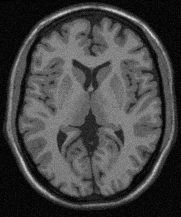
#> input picture Practica/Practica 2/archivos-practica2/ImagenA.pgm, 181 x 217 px
$ python ej_2_c.py ImagenA.pgm A0.pgm
#> lines starting #> are read from the running program, lines starting #| are printed output that depends on the picture; after the words box and inside, x2 and y2 are one past the last pixel; in counts of white or black regions, pixels touching at a corner belong together; long printed decimals are rounded
import cv2
import sys
import numpy as np
import matplotlib.pyplot as plt
import os.path
import scienceplots

plt.style.use(['science', 'notebook', 'grid'])


def read_pgm_file(file_name):

#> called with file_name = 'ImagenA.pgm'
    data_dir = os.path.dirname(os.path.abspath(__file__))

    # Test if file exists
    file_path = os.path.join(data_dir, file_name)
    assert os.path.isfile(file_path), 'file \'{0}\' does not exist'.format(file_path)

    img = cv2.imread(file_name,flags=cv2.IMREAD_GRAYSCALE)
#> img is the input picture: shape (217, 181); min 0, max 219, mean 67.9

    if img is not None:
        print('img.size: ', img.size)
#| img.size:  39277
    else:
        print('imread({0}) -> None'.format(file_path))

    return img


def show_img_hist(im):
    vmin = np.amin(im)
    vmax = np.max(im)
    print("Intensity Min: {}   Max:{}".format(vmin,vmax))

    L = abs(int(vmax - vmin))
    print("Number of Levels: {}".format(L))

    fig =plt.figure(figsize=(8, 6))
    plt.grid()
    plt.axis('off')


    imgplot = plt.imshow(im,cmap='gray', vmin=vmin, vmax=vmax)
    fig.colorbar(imgplot, ax=plt.gca())

    plt.figure(figsize=(8, 6))
    hist, bin_edges = np.histogram(im.ravel(),bins=L)
    plt.bar(bin_edges[:-1], hist)


# Implementa transformacion de thresholding
def thresholding(im):
    imout = im.copy()
    # Aplico el thresholding
    cv2.threshold(im, 127, 255, cv2.THRESH_BINARY_INV, imout)

    return imout
# Implamenta transformacion gamma
def gamma(im, g):
    imout = im.copy()
    # Aplico la transformacion gamma
    imout = imout.astype(np.float64)
    imout = np.power(imout, g)
    cv2.normalize(imout, imout, 0, 255, cv2.NORM_MINMAX)
    # c = 255.0/np.amax(imout)
    # imout = c * imout
    return imout


if __name__ == "__main__":

    if(len(sys.argv)<3):
        print("Usage: python read-write-pgm.py [infile.pgm] [outfile.pgm]")
        exit(1)

    infile = sys.argv[1]
    outfiles = sys.argv[2:]

    img = read_pgm_file(infile)

    im = np.array(img)
    print("Size of image: {}".format(im.shape))
#| Size of image: (217, 181)

    # show_img_hist(im)

    imout = thresholding(im)
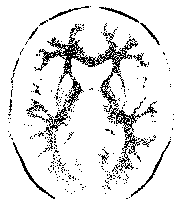
#> imout: shape (217, 181); 90.2% white; black in thin lines or dots, all inside (x1, y1, x2, y2) = (8, 6, 174, 199)
    imout_1 = gamma(im, 0.2)
    imout_2 = gamma(im, 0.5)
    imout_3 = gamma(im, 0.8)
#> call 3 of gamma, with g = 0.8
#> in gamma (call 3), `imout = np.power(imout, g)`:
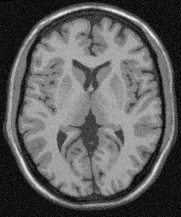
#> imout: shape (217, 181) float64; min 0, max 74.53, mean 27.7; drawn with min black and max white
    imout_4 = gamma(im, 1.5)
#> call 4 of gamma, with g = 1.5
#> in gamma (call 4), `imout = np.power(imout, g)`:
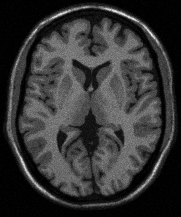
#> imout: shape (217, 181) float64; min 0, max 3240.9, mean 671; drawn with min black and max white
    imout_5 = gamma(im, 3)
#> in gamma (call 5), `imout = np.power(imout, g)`:
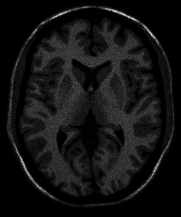
#> imout: shape (217, 181) float64; min 0, max 10503459, mean 774364.1; drawn with min black and max white


    images = [imout, imout_1, imout_2, imout_3, imout_4, imout_5]
    subs = [im - imout ,im - imout_1, im - imout_5]

    for i in range(len(images)):
        print("Imagen: ", i)
        show_img_hist(images[i])
        plt.show()
#> this loop made 6 passes
#> L in show_img_hist on passes 1 to 6: 255, 255, 254, 255, 255, 255
#> (printed output is left out)


    for i in range(len(subs)):
        print("Substraccion: ", i)
        show_img_hist(subs[i])
        plt.show()
#> this loop made 3 passes
#> (vmin in show_img_hist, vmax in show_img_hist, L in show_img_hist) on passes 1 to 3: (1, 219, 218), (-141.7, 0, 141), (-36, 78.12, 114)
#| Substraccion:  0
#| Intensity Min: 1   Max:219
#| Number of Levels: 218
#| Substraccion:  1
#| Intensity Min: -141.712   Max:0.0
#| Number of Levels: 141
#| Substraccion:  2
#| Intensity Min: -36.0   Max:78.116
#| Number of Levels: 114
#> pass 1, `plt.show()`:
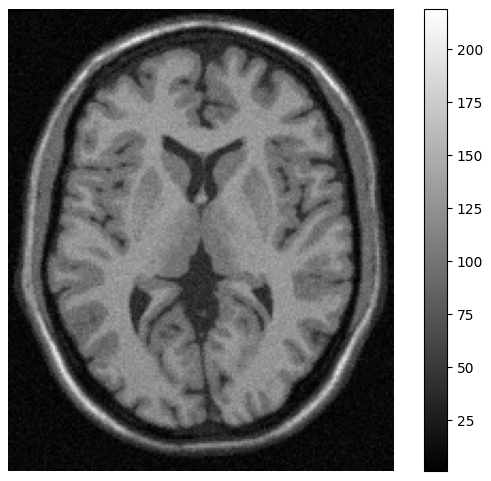
#> figure drawn by matplotlib, 2 panels
#> pass 1, `plt.show()`:
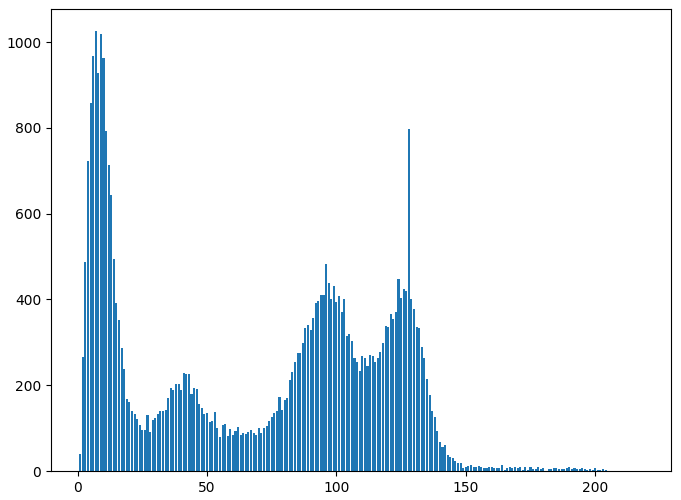
#> figure drawn by matplotlib, 1 panel; tallest bar 1026 high, from x = 6.6 to 7.4
#> pass 2, `plt.show()`:
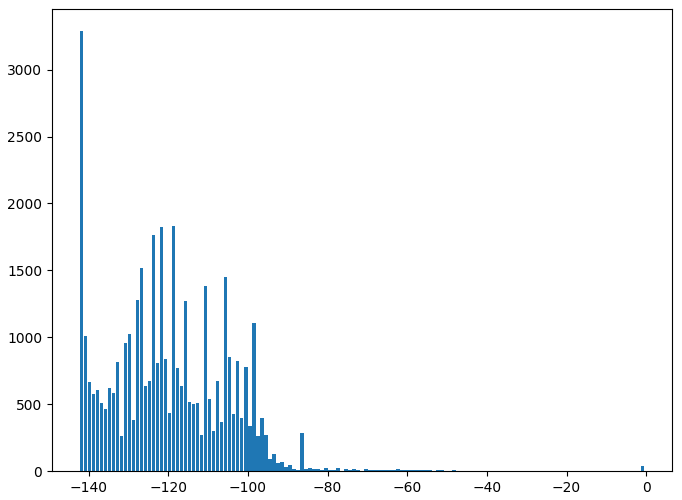
#> figure drawn by matplotlib, 1 panel; tallest bar 3289 high, from x = -142.1 to -141.3

    # Guardo las imagenes
    for i in range(len(outfiles)):
        cv2.imwrite(outfiles[i],images[i],[cv2.IMWRITE_PXM_BINARY,0])

    # Guardo las imagenes de substraccion (Para ello, poner que todas se subtraigan en el vector subs)
    # for i in range(len(outfiles)):
    #     cv2.imwrite(outfiles[i].split('.')[0] + '_sub.pgm',subs[i],[cv2.IMWRITE_PXM_BINARY,0])

$ run again, on Practica/Practica 2/archivos-practica2/A0_ec.pgm
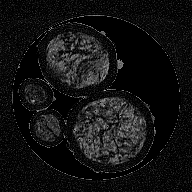
#> input picture Practica/Practica 2/archivos-practica2/A0_ec.pgm, 192 x 192 px
#> in read_pgm_file, img is the input picture: shape (192, 192); min 0, max 184, mean 18.7
#| img.size:  36864
#| Size of image: (192, 192)
#> `imout = thresholding(im)`:
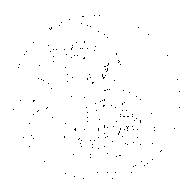
#> imout: shape (192, 192); 99.4% white; black in thin lines or dots, all inside (x1, y1, x2, y2) = (13, 15, 180, 179)
#> the loop `for i in range(len(images)):` made 6 passes
#> L in show_img_hist on passes 1 to 6: 255, 255, 254, 255, 254, 255
#> (printed output is left out)
#> the loop `for i in range(len(subs)):` made 3 passes
#> (vmin in show_img_hist, vmax in show_img_hist, L in show_img_hist) on passes 1 to 3: (1, 184, 183), (-148, 0, 148), (-71, 60.16, 131)
#> (printed output is left out)
#> pass 2, `plt.show()`:
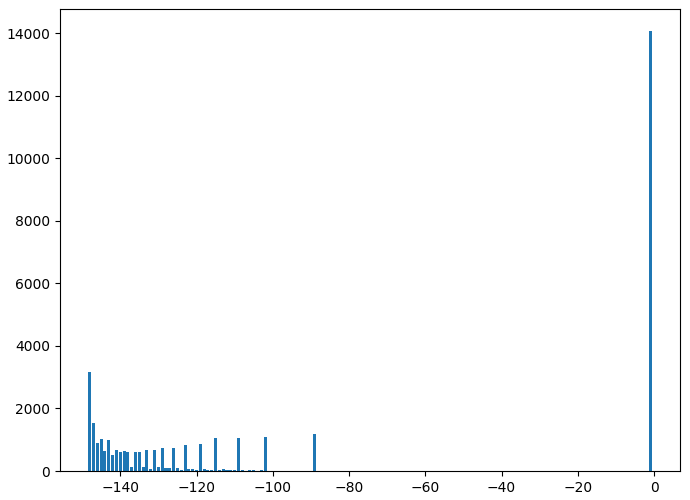
#> figure drawn by matplotlib, 1 panel; tallest bar 14069 high, from x = -1.4 to -0.6

$ run again, on Practica/Practica 2/archivos-practica2/A0_ec_sub.pgm
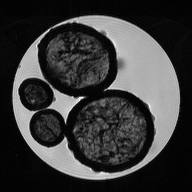
#> input picture Practica/Practica 2/archivos-practica2/A0_ec_sub.pgm, 192 x 192 px
#> in read_pgm_file, img is the input picture: shape (192, 192); min 1, max 255, mean 58.8
#| img.size:  36864
#| Size of image: (192, 192)
#> in gamma (call 5), `imout = np.power(imout, g)`:
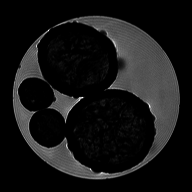
#> imout: shape (192, 192) float64; min 1, max 16581375, mean 1429897.1; drawn with min black and max white
#> the loop `for i in range(len(images)):` made 6 passes
#> (printed output is left out)
#> the loop `for i in range(len(subs)):` made 3 passes
#> (vmin in show_img_hist, vmax in show_img_hist, L in show_img_hist) on passes 1 to 3: (2, 255, 253), (-99.44, 1, 100), (-2.84e-14, 98.15, 98)
#> (printed output is left out)
#> pass 2, `plt.show()`:
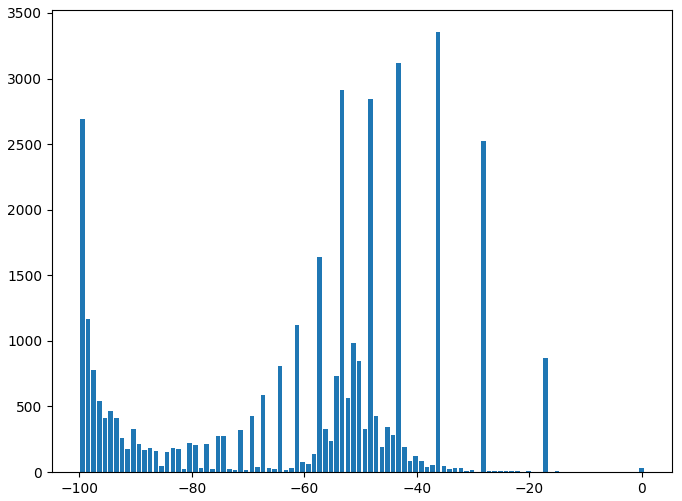
#> figure drawn by matplotlib, 1 panel; tallest bar 3355 high, from x = -36.56 to -35.76
